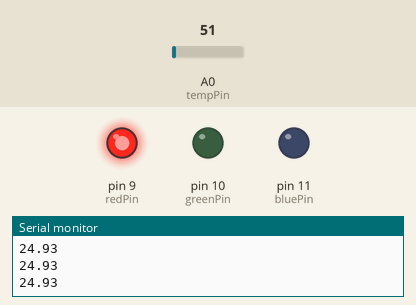
A sketch run on a simulated Arduino Uno, built with avr-gcc and run on an emulated ATmega328P. Shown: output pins drawn as LEDs (lit = HIGH), the last lines printed to the serial monitor. Inputs (shaded band) come from the test bench; at power-on: A0 (tempPin) = 51.

Above: at 1.2 s.
1.3 s: A0 (tempPin) set to 42
2.8 s: A0 (tempPin) set to 38
At 4.0 s:
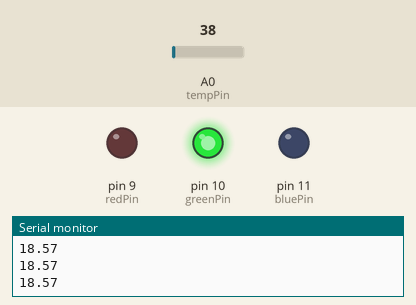
4.3 s: A0 (tempPin) set to 30
At 5.3 s:
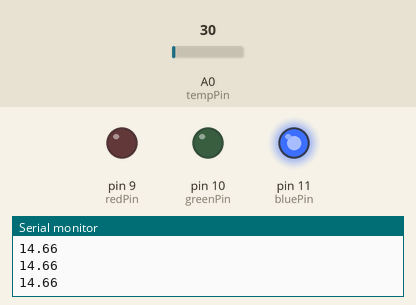
5.8 s: A0 (tempPin) set to 61
At 6.4 s:
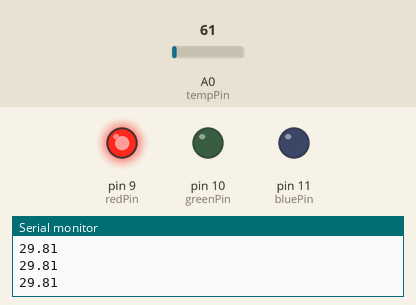
7.3 s: A0 (tempPin) set to 15
At 8.7 s:
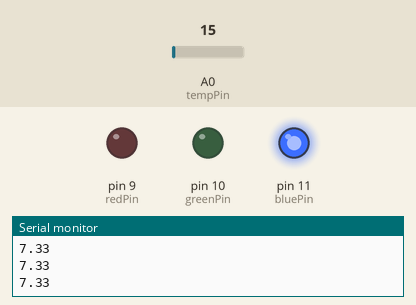
Timing chart, 0 to 9.8 s (numbered marks = the images above; inputs shaded):
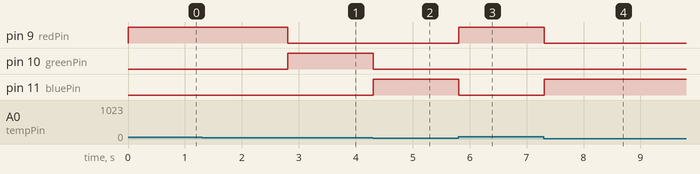

The sketch:

temp_sensor.ino
```cpp
int redPin=9;
int greenPin=10;
int bluePin=11;
int tempPin=A0;
int tempVolt;
float temp;
void setup()
{
  Serial.begin(9600);
  pinMode(redPin,OUTPUT);
  pinMode(greenPin,OUTPUT);
  pinMode(bluePin,OUTPUT);
  pinMode(tempPin,INPUT);
}
void loop()
{
  tempVolt=analogRead(tempPin);
  temp=(((((float)tempVolt*5.0*1000.0)/1023.0))/10.0);
  Serial.println(temp);
  if (temp>19.06)
  {
    digitalWrite(redPin,HIGH);
    digitalWrite(bluePin,LOW);
    digitalWrite(greenPin,LOW);
  }
  else
  {
    if (temp<17.56)
    {
      digitalWrite(redPin,LOW);
      digitalWrite(bluePin,HIGH);
      digitalWrite(greenPin,LOW);
    }
    else
    {
      digitalWrite(redPin,LOW);
      digitalWrite(bluePin,LOW);
      digitalWrite(greenPin,HIGH);
    }
  }
}
```

Measured:
- the behaviour switches between 39 and 38 on A0 (tempPin) (found by bisection; images 0 and 1)
- after the input at 2.8 s, pin 9 (redPin): HIGH → LOW at once; pin 10 (greenPin): LOW → HIGH at once
- after the input at 4.3 s, pin 10 (greenPin): HIGH → LOW at once; pin 11 (bluePin): LOW → HIGH at once
- after the input at 5.8 s, pin 9 (redPin): LOW → HIGH at once; pin 11 (bluePin): HIGH → LOW at once
- after the input at 7.3 s, pin 9 (redPin): HIGH → LOW at once; pin 11 (bluePin): LOW → HIGH at once
